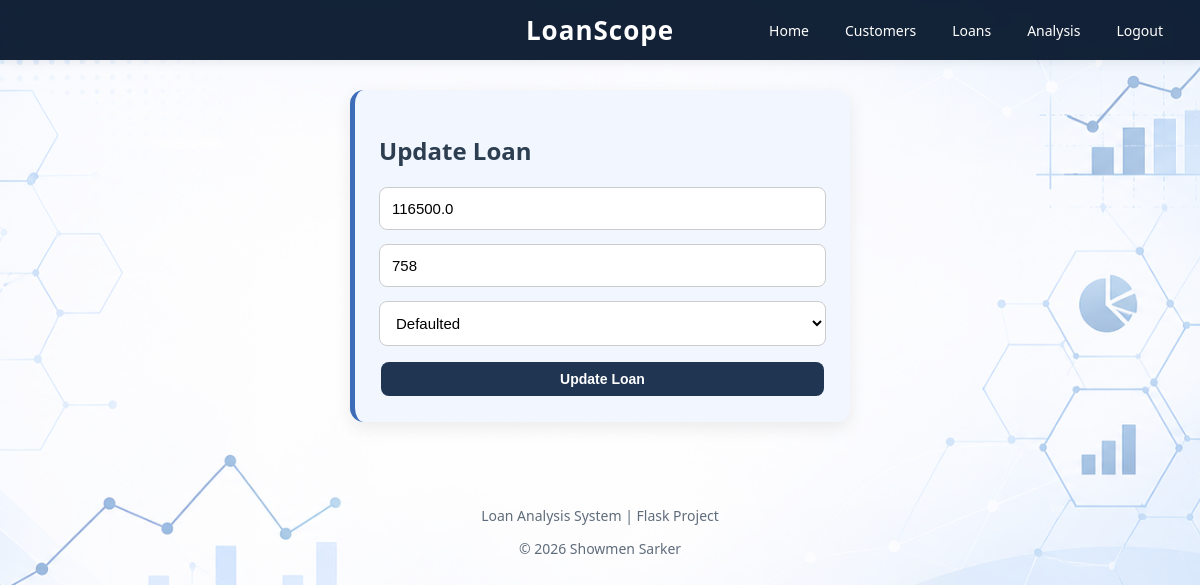
Screenshot of /update_loan/24890 (signed in) with the database file from the repository.
### app/models/loan.py (models this page shows)
class Loan(db.Model):
    id = db.Column(
        db.Integer,
        primary_key=True
    )
    loan_amount = db.Column(
        db.Float
    )
    credit_score = db.Column(
        db.Integer
    )
    default_status = db.Column(
        db.Integer
    )
    customer_id = db.Column(
        db.Integer,
        db.ForeignKey("customer.id")
    )

### app/controllers/routes.py (the view, shortened to what this page needs)
@main.route("/update_loan/<int:id>", methods=["GET", "POST"])
def update_loan(id):
    try:
        loan = Loan.query.get_or_404(id)
        return render_template(
            "update_loan.html",
            loan=loan
        )
    except SQLAlchemyError as e:
        db.session.rollback()
        flash(
            "Unable to update loan.",
            "error"
        )
        print(e)
        return render_template(
            "errors/500.html"
        ), 500

### app/templates/update_loan.html (shortened to what this page needs)
{% extends "base.html" %}
{% block content %}
<div class="card form-card">
    <h2>Update Loan</h2>
    <form method="POST">
        <input
            type="number"
            step="0.01"
            min="0"
            name="loan_amount"
            value="{{ loan.loan_amount }}"
            required
        >
        <input
            type="number"
            min="0"
            name="credit_score"
            value="{{ loan.credit_score }}"
            required
        >
        <select name="default_status">
            <option
                value="1"
                {% if loan.default_status == 1 %}
                    selected
                {% endif %}
            >
                Defaulted
            </option>
        </select>
        <button class="btn">
            Update Loan
        </button>
    </form>
</div>
{% endblock %}

### app/static/style.css (style rules this page uses)
body { margin: 0; font-family: "Segoe UI", Arial, sans-serif; color: #2c3e50; background: url("/static/background.png") no-repeat center center fixed; background-size: cover; overflow-x: hidden; }
* { box-sizing: border-box; }
.btn { padding: 9px 16px; border: none; border-radius: 8px; background: #1f3552; color: white !important; cursor: pointer; transition: 0.25s ease; font-size: 14px; font-weight: 600; display: inline-block; margin: 2px; }
.card { width: 100%; margin-bottom: 20px; padding: 24px; border-radius: 14px; border-left: 5px solid #3d6cb9; background: rgba(240, 246, 255, 0.92); box-shadow: 0 6px 18px rgba(0, 0, 0, 0.08); transition: transform 0.25s ease, box-shadow 0.25s ease; overflow: hidden; }
.form-card { max-width: 500px; width: 100%; margin: auto; }
.form-card form { display: flex; flex-direction: column; gap: 14px; }
.form-card input, .form-card select { padding: 12px; border-radius: 8px; border: 1px solid #ccc; font-size: 15px; background: white; width: 100%; }

### rows the page displays
Loan: loan_amount "116500.0", credit_score "758", default_status "Defaulted"
